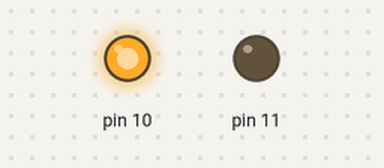
Recording of a sketch running on a simulated Arduino Uno, built with avr-gcc and run on an emulated ATmega328P. On the bench: output pins drawn as LEDs (lit = HIGH).

Above: at 1.5 s.
At 4.5 s:
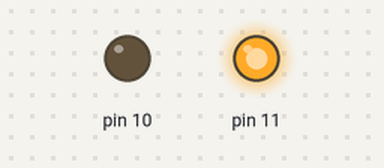
At 7.5 s:
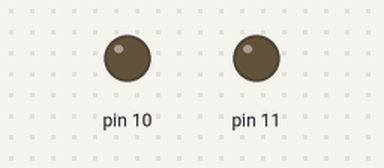
Timing chart, 0 to 11.7 s (numbered marks = the images above):
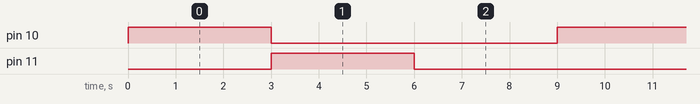

Measured:
- by itself, pin 10, pin 11: alternates HIGH for 3.0 s and LOW for 6.0 s
- by itself, everything shown: repeats every 9.0 s, in 3 steps

The sketch:

motor_driver_test.ino
```cpp
void setup() {
pinMode(10, OUTPUT);
pinMode(11, OUTPUT);
}

void loop() {
  digitalWrite(10, HIGH);
  digitalWrite(11, LOW);
  delay(3000);
  digitalWrite(10, LOW);
  digitalWrite(11, HIGH);
  delay(3000);
  digitalWrite(10, LOW);
  digitalWrite(11, LOW);
  delay(3000);


}
```
